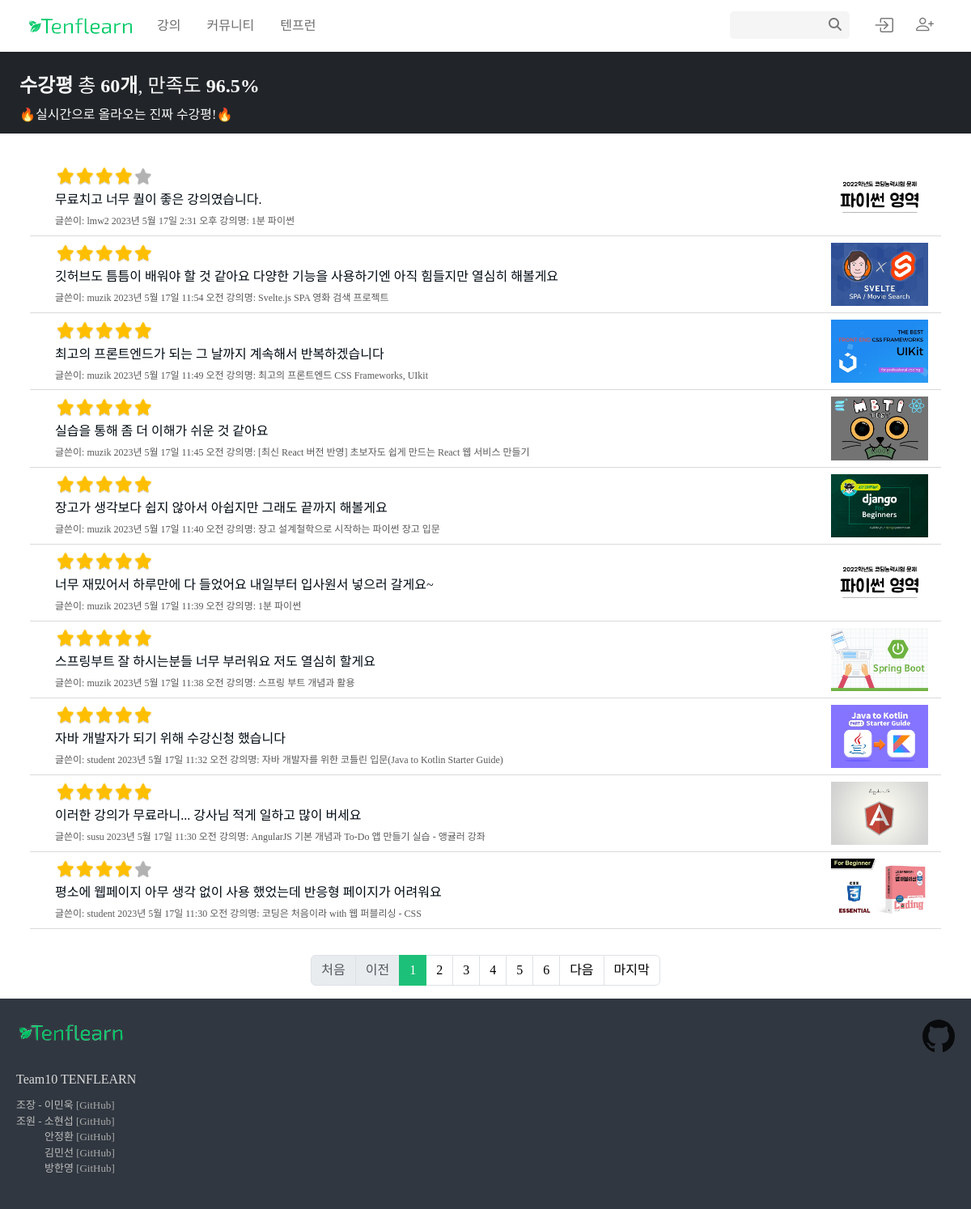
/communities/reviews/, run on the app's committed database.
### courses/models.py (models this page shows, shortened)
class Review(models.Model):
    user = models.ForeignKey(settings.AUTH_USER_MODEL, on_delete=models.CASCADE)
    course = models.ForeignKey(Course, on_delete=models.CASCADE, related_name='reviews')
    content = models.TextField()
    star = models.IntegerField(default=5, validators=[MinValueValidator(1), MaxValueValidator(5)])
    created_at = models.DateTimeField(auto_now_add=True)

class Course(models.Model):
    user = models.ForeignKey(settings.AUTH_USER_MODEL, on_delete=models.CASCADE)
    enrolment_users = models.ManyToManyField(settings.AUTH_USER_MODEL, related_name='enrolment_courses', blank=True)
    cart_users = models.ManyToManyField(settings.AUTH_USER_MODEL, related_name='cart_courses', blank=True)
    category = models.CharField(max_length=100)
    title = models.CharField(max_length=100)
    content = models.TextField()
    star = models.DecimalField(default=0, max_digits=5, decimal_places=1)
    price = models.IntegerField(default=0)
    discount_rate = models.IntegerField(default=0)
    discounted_price = models.IntegerField()
    def course_image_path(instance, filename):
        return f'courses/{instance.user.pk}/{filename}'
    image = ProcessedImageField(
        upload_to=course_image_path,
        processors=[ResizeToFill(473,308)],
        format='JPEG',
        options={'quality' : 100},
        blank=True,
        null=True,
    )
    expired_date = models.DateField()
    level_Choices = (('level1','입문'),('level2','초급'),('level3','중급이상'))
    level = models.CharField(max_length=20, choices=level_Choices)
    certificates = models.BooleanField()
    created_at = models.DateTimeField(auto_now_add=True)
    tags = TaggableManager()

### accounts/models.py (models this page shows, shortened)
class User(AbstractUser):
    followings = models.ManyToManyField('self', symmetrical=False, related_name='followers')
    position_Choices = (('tutor','강사'),('student','학생'))
    position = models.CharField(max_length=20, choices=position_Choices)
    def profile_image_path(instance, filename):
        return f'accounts/{instance.pk}/{filename}'
    image = ProcessedImageField(
        upload_to=profile_image_path,
        processors=[ResizeToFill(300,300)],
        format='JPEG',
        options={'quality' : 100},
        blank=True,
        null=True,
    )

### communities/views.py (the view)
# urls.py: path('reviews/', views.review, name='inflearn_index'),
def review(request):
    reviews = Review.objects.order_by("-id")
    page = request.GET.get("page", "1")
    per_page = 10
    paginator = Paginator(reviews, per_page)
    page_obj = paginator.get_page(page)
    last = paginator.num_pages
    reviews_count = reviews.count()
    context = {
        "reviews_count": reviews_count,
        "page_obj": page_obj,
        "last": last,
    }
    return render(request, "communities/inflearn_index.html", context)

### communities/templatetags/custom_filters.py (called while the page is built)
@register.filter
def divide_by_five(value):
    return value / 5 * 100

### communities/templates/communities/inflearn_index.html (shortened to what this page needs)
{% extends 'base.html' %}
{% load custom_filters %}
{% load static %}
{% load custom_filters %}
{% block content %}
<link rel="stylesheet" type="text/css" href="{% static 'communities\css\inflearn_index.css' %}">
<div class="community-box-header">
  <div class="community-header">
    <div class="community-header__title"><strong>수강평</strong> 총 <strong>{{ reviews_count }}개</strong>, 만족도 <strong>96.5%</strong></div>
    <div class="community-header__content">🔥실시간으로 올라오는 진짜 수강평!🔥</div>
  </div>
</div>
<div class="community-body">
    <div class="community-body__right">
      {% for review in page_obj %}
      <div class="community-body__review">
        <div class="review-left">
          <div class="review-left__star"><div class='banner-star-box'>
            <div class='banner-star-gray'>
            </div>
            <div class='banner-star-yellow' style='width: {{ review.star|divide_by_five }}%;'>
              <img src="{% static 'courses/image/yellowstars.png' %}" alt="yellowstar">
            </div>
          </div>
        </div>
          <div class="review-left__content">{{ review.content|truncatechars:80 }}</div>
          <div class="review-left__info">글쓴이: {{ review.user}} {{ review.created_at }} 강의명: {{ review.course.title }}</div>
        </div>
          <div class="review-right__img">
            <a class='review-right-a' href="{% url 'courses:detail' review.course.pk %}">
              <img class="lecture-img"src="{{ review.course.image.url }}" alt="강의 사진">
            </a>
          </div>
      </div>
      {% endfor %}
    </div>
  </div>
<ul class="pagination justify-content-center">
  {% if page_obj.has_previous %}
    <li class="page-item">
      <a class="page-link" href="?page=1">처음</a>
    </li>
    <li class="page-item">
      <a class="page-link" href="?page={{ page_obj.previous_page_number }}">이전</a>
    </li>
  {% else %}
    <li class="page-item disabled">
      <a class="page-link" tabindex="-1" aria-disabled="true" href="#">처음</a>
    </li>
    <li class="page-item disabled">
      <a class="page-link" tabindex="-1" aria-disabled="true" href="#">이전</a>
    </li>
  {% endif %}
  {% for page_number in page_obj.paginator.page_range %}
    {% if page_number >= page_obj.number|add:-5 and page_number <= page_obj.number|add:5 %}
      {% if page_number == page_obj.number %}
        <li class="page-item active" aria-current="page">
          <a class="page-link" href="?page={{ page_number }}">{{ page_number }}</a>
        </li>
      {% else %}
        <li class="page-item">
          <a class="page-link" href="?page={{ page_number }}">{{ page_number }}</a>
        </li>
      {% endif %}
    {% endif %}
  {% endfor %}
  {% if page_obj.has_next %}
    <li class="page-item">
      <a class="page-link" href="?page={{ page_obj.next_page_number }}">다음</a>
    </li>
    <li class="page-item">
      <a class="page-link" href="?page={{ last }}">마지막</a>
    </li>
  {% endif %}
</ul>
{% endblock content %}

### templates/base.html (shortened to what this page needs)
<!doctype html>
{% load static %}
<html lang="en">
<head>
  <link href="https://cdn.jsdelivr.net/npm/bootstrap@5.3.0-alpha1/dist/css/bootstrap.min.css" rel="stylesheet">
  <link rel="stylesheet" href="https://cdn.jsdelivr.net/npm/bootstrap-icons@1.8.0/font/bootstrap-icons.css">
</head>
<body>
  {% block navbar %}
    {% include 'navbar.html' %}
  {% endblock navbar %}
  <div style="font-family: 'SpoqaHanSansNeo-Regular';">
    {% block content %}
    {% endblock content %}
  </div>
  {% block footer %}
    {% include 'footer.html' %}
  {% endblock footer %}
</body>
</html>

### templates/navbar.html (shortened to what this page needs)
{% load static %}
<link rel="stylesheet" type="text/css" href="{% static 'base/css/navbar.css' %}">
<div class='nav-bar'>
  <div class='nav-bar-container'>
    <div class='nav-bar-logo'>
      <a href="{% url 'courses:index' %}">
        <img src="{% static 'base/image/logo.png' %}" alt="logo">
      </a>
    </div>
    <div class='nav-bar-left'>
      <a class="nav-bar-left-item ms-2" href="{% url 'courses:courses' %}">
        강의
      </a>
      <a class="nav-bar-left-item" href="{% url 'communities:comment_index' %}?category=all">
        커뮤니티
      </a>
      <a class="nav-bar-left-item" href="{% url 'communities:inflearn_index' %}">
        텐프런
      </a>
    </div>
    <div class='nav-bar-right'>
      <div class='nav-bar-right-items'>
        <div class='nav-bar-right-search'>
          <form class="search-course">
            <input type="search" class="search-course-input" name="search-q">
            <div class='right-search-icon' type="submit">
              <i class='fas fa-search'></i>
            </div>
          </form>
        </div>
        {% if user.is_authenticated %}
          <a class='nav-bar-right-item' href="{% url 'accounts:mypage' %}">
            <i class='bi bi-cart3'></i>
          </a>
          <a class='nav-bar-right-item right-fs' href="{% url 'accounts:mypage' %}">
            <i class="bi bi-person"></i>
          </a>
          <a class='nav-bar-right-item right-fs' href="{% url 'accounts:logout' %}">
            <i class="bi bi-box-arrow-right"></i>
          </a>
        {% else %}
          <a class='nav-bar-right-item right-fs' href="{% url 'accounts:login' %}">
            <i class="bi bi-box-arrow-in-right"></i>
          </a>
          <a class='nav-bar-right-item' href="{% url 'accounts:signup' %}">
            <i class="bi bi-person-plus"></i>
          </a>
        {% endif %}
      </div>
    </div>
  </div>
</div>

### templates/footer.html (shortened to what this page needs)
{% load static %}
<link rel="stylesheet" type="text/css" href="{% static 'base/css/footer.css' %}">
<div class='footer'>
  <div class='footer-container'>
    <div class='footer-left'>
      <div class='footer-logo'>
        <img src="{% static 'base/image/logo.png' %}" alt="logo">
      </div>
      <div class='footer-teamname'>
        Team10 TENFLEARN
      </div>
      <div class='footer-section'>
        <div class='footer-name'>
          조장 - 이민욱
          <a href="https://github.com/Code-Sloth">[GitHub]</a>
        </div>
        <div class='footer-name'>
          조원 - 소현섭
          <a href="https://github.com/sotthang">[GitHub]</a>
        </div>
        <div class='footer-name ms-little'>
          안정환
          <a href="https://github.com/skysky44">[GitHub]</a>
        </div>
        <div class='footer-name ms-little'>
          김민선
          <a href="https://github.com/menduck">[GitHub]</a>
        </div>
        <div class='footer-name ms-little'>
          방한영
          <a href="https://github.com/hany0829">[GitHub]</a>
        </div>
      </div>
    </div>
    <div class='footer-right'>
      <a class='footer-right-git' href="https://github.com/Code-Sloth/Tenflearn">
        <img class='w-100' src="{% static 'base/image/github.svg' %}" alt="github">
      </a>
    </div>
  </div>
</div>

### static/base/css/navbar.css (style rules this page uses)
.nav-bar { font-family: 'SpoqaHanSansNeo-Regular'; position: sticky; background-color: white; top: 0; height: 64px; box-shadow: 1px 1px 4px 1px rgba(0,0,0,0.1); z-index: 1000; }
.nav-bar-container { width: 1200px; padding: 0 32px; height: 100%; margin: 0 auto; display: flex; align-items: center; }
.nav-bar-left { display: flex; }
.nav-bar-left-item { display: block; height: 100%; padding: 0 16px; line-height: 64px; color: rgb(110 110 110); text-decoration: none; }
.nav-bar-right { flex-grow: 1; display: flex; flex-flow: row-reverse; }
.nav-bar-right-items { display: flex; }
.nav-bar-right-item { display: block; padding: 0 14px; font-size: 22px; font-weight: 300; color: rgb(120 120 120); z-index: 1000; }
.right-fs { font-size: 24px; }
.nav-bar-right-search { position: relative; margin-right: 16px; }
.right-search-icon { position: absolute; top: 5px; right: 10px; color: rgb(120 120 120); }
.nav-bar-right-search input { width: 148px; height: 34px; padding: 5px 9px; border: 1px solid rgb(245 245 245); border-radius: 5px; background-color: rgb(245 245 245); }
@media (max-width: 1200px) { .nav-bar-container { margin-left: 0; width: 100%; } }

### static/communities/css/inflearn_index.css (style rules this page uses)
.community-box-header { background-color: #212529; margin: 0; padding: 0; height: 101px; }
.community-header { background-color: #212529; padding: 24px; text-align: left; margin: auto; max-width: 1200px; height: 101px; }
.review-right-a { transition: transform 0.3s ease; }
@media (max-width: 1200px) { .community-header { background-color: #212529; padding: 24px; text-align: left; margin-left: 0; max-width: 1200px; height: 101px; } }
.community-header__title { font-size: 24px; color: #f8f8f8; }
.community-header__content { margin: 6px 0 0; font-size: 16px; color: #f8f8f8; }
.community-body { display: flex; padding: 32px; margin: auto; max-width: 1200px; }
.community-body__right { flex: 5; align-items: center; }
.community-body__review { display: flex; padding: 8px 16px; height: auto; margin: 0 5px; border-bottom: 1px solid #dbdada; }
.review-left { flex: 1; height: auto; width: auto; padding: 0 15px; }
.review-left__content { margin-top: 5px; font-size: 16px; color: #000a12; text-size-adjust: 100%; }
.review-left__info { margin-top: 5px; font-size: 12px; color: #595959; }
.review-right__img { display: flex; align-items: center; width: 120px; height: 100%; }
.banner-star-box { position: relative; width: 120px; }
.banner-star-box img { width: 120px; }
.banner-star-yellow { position: absolute; bottom: 0; left: 0; overflow: hidden; }
.lecture-img { max-width: 100%; height: auto; }
.page-link { color: black; background-color: white; }
.page-item.active .page-link { background-color: #1dc078; color: white; border-color: #1dc078; }

### static/base/css/footer.css (style rules this page uses)
.footer { font-family: 'SpoqaHanSansNeo-Regular'; width: 100%; height: 260px; background-color: rgb(48 55 64); border: 0; }
.footer-container { display: flex; width: 1152px; padding: 26px 20px; margin: 0 auto; }
.footer-section { margin-top: 10px; }
.footer-teamname { margin-top: 30px; color: rgb(220 220 220); }
.footer-name { color: rgb(189 189 189); font-size: 13px; font-weight: lighter; }
.footer-name a { color: rgb(170 170 170); text-decoration: none; }
.ms-little { margin-left: 35px; }
.footer-right { display: flex; flex-grow: 1; flex-flow: row-reverse; }
.footer-right-git { display: block; margin: 0; width: 40px; opacity: 0.8; }
@media (max-width: 1200px) { .footer-container { margin-left: 0; width: 100%; } }

### data on the page
Review: {{ review.star|divide_by_five }} 80.0 (drawn), content "무료치고 너무 퀄이 좋은 강의였습니다.", user "lmw2", created_at "2023년 5월 17일 2:31 오후", course "1분 파이썬", course.image (picture)
Review: {{ review.star|divide_by_five }} 100.0 (drawn), content "깃허브도 틈틈이 배워야 할 것 같아요 다양한 기능을 사용하기엔 아직 힘들지만 열심히 해볼게요", user "muzik", created_at "2023년 5월 17일 11:54 오전", course "Svelte.js SPA 영화 검색 프로젝트", course.image (picture)
Review: {{ review.star|divide_by_five }} 100.0 (drawn), content "최고의 프론트엔드가 되는 그 날까지 계속해서 반복하겠습니다", user "muzik", created_at "2023년 5월 17일 11:49 오전", course "최고의 프론트엔드 CSS Frameworks, UIkit", course.image (picture)
Review: {{ review.star|divide_by_five }} 100.0 (drawn), content "실습을 통해 좀 더 이해가 쉬운 것 같아요", user "muzik", created_at "2023년 5월 17일 11:45 오전", course "[최신 React 버전 반영] 초보자도 쉽게 만드는 React 웹 서비스 만들기", course.image (picture)
Review: {{ review.star|divide_by_five }} 100.0 (drawn), content "장고가 생각보다 쉽지 않아서 아쉽지만 그래도 끝까지 해볼게요", user "muzik", created_at "2023년 5월 17일 11:40 오전", course "장고 설계철학으로 시작하는 파이썬 장고 입문", course.image (picture)
Review: {{ review.star|divide_by_five }} 100.0 (drawn), content "너무 재밌어서 하루만에 다 들었어요 내일부터 입사원서 넣으러 갈게요~", user "muzik", created_at "2023년 5월 17일 11:39 오전", course "1분 파이썬", course.image (picture)
Review: {{ review.star|divide_by_five }} 100.0 (drawn), content "스프링부트 잘 하시는분들 너무 부러워요 저도 열심히 할게요", user "muzik", created_at "2023년 5월 17일 11:38 오전", course "스프링 부트 개념과 활용", course.image (picture)
Review: {{ review.star|divide_by_five }} 100.0 (drawn), content "자바 개발자가 되기 위해 수강신청 했습니다", user "student", created_at "2023년 5월 17일 11:32 오전", course "자바 개발자를 위한 코틀린 입문(Java to Kotlin Starter Guide)", course.image (picture)
Review: {{ review.star|divide_by_five }} 100.0 (drawn), content "이러한 강의가 무료라니... 강사님 적게 일하고 많이 버세요", user "susu", created_at "2023년 5월 17일 11:30 오전", course "AngularJS 기본 개념과 To-Do 앱 만들기 실습 - 앵귤러 강좌", course.image (picture)
Review: {{ review.star|divide_by_five }} 80.0 (drawn), content "평소에 웹페이지 아무 생각 없이 사용 했었는데 반응형 페이지가 어려워요", user "student", created_at "2023년 5월 17일 11:30 오전", course "코딩은 처음이라 with 웹 퍼블리싱 - CSS", course.image (picture)

### other printed values
{{ reviews_count }} "60"
{{ page_number }} "1"
{{ page_number }} "2" "3" "4" "5" "6"
